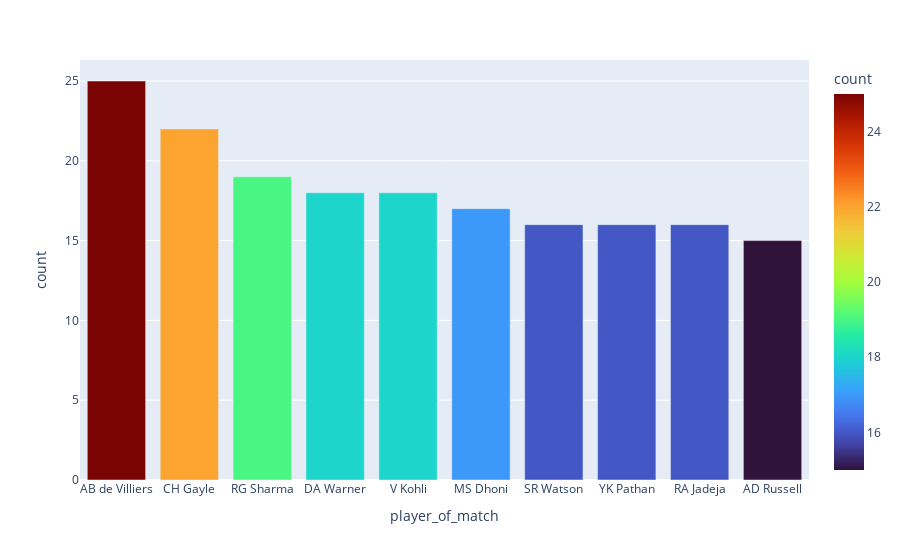

Notebook code for this chart:
### Markdown cell above
Player analyisis

### Code cell
player_of_match = data['player_of_match'].value_counts().head(10).reset_index()
player_of_match
player_of_match.columns = [ 'player_of_match', 'count']
fig1 = px.bar(player_of_match , x = 'player_of_match' , y = 'count' , color = 'count' , color_continuous_scale = 'turbo')
# fig1.update_layout(
#     width=1200,  # Adjust width
#     height=800,  # Adjust height
#     xaxis_tickangle=-45,  # Rotate labels

# )

fig1.show()

### Figure 1 — Plotly figure (JSON) as saved in the notebook; plotly's stock layout.template omitted (floating-point values rounded to 4 significant figures)
{"data": [{"alignmentgroup": "True", "hovertemplate": "player_of_match=%{x}<br>count=%{marker.color}<extra></extra>", "legendgroup": "", "marker": {"color": [25, 22, 19, 18, 18, 17, 16, 16, 16, 15], "coloraxis": "coloraxis", "pattern": {"shape": ""}}, "name": "", "offsetgroup": "", "orientation": "v", "showlegend": false, "textposition": "auto", "type": "bar", "x": ["AB de Villiers", "CH Gayle", "RG Sharma", "DA Warner", "V Kohli", "MS Dhoni", "SR Watson", "YK Pathan", "RA Jadeja", "AD Russell"], "xaxis": "x", "y": [25, 22, 19, 18, 18, 17, 16, 16, 16, 15], "yaxis": "y"}], "layout": {"autosize": true, "barmode": "relative", "coloraxis": {"colorbar": {"title": {"text": "count"}}, "colorscale": [[0, "#30123b"], [0.07143, "#4145ab"], [0.1429, "#4675ed"], [0.2143, "#39a2fc"], [0.2857, "#1bcfd4"], [0.3571, "#24eca6"], [0.4286, "#61fc6c"], [0.5, "#a4fc3b"], [0.5714, "#d1e834"], [0.6429, "#f3c63a"], [0.7143, "#fe9b2d"], [0.7857, "#f36315"], [0.8571, "#d93806"], [0.9286, "#b11901"], [1, "#7a0402"]]}, "legend": {"tracegroupgap": 0}, "margin": {"t": 60}, "xaxis": {"anchor": "y", "autorange": true, "domain": [0, 1], "range": [-0.5, 9.5], "title": {"text": "player_of_match"}, "type": "category"}, "yaxis": {"anchor": "x", "autorange": true, "domain": [0, 1], "range": [0, 26.32], "title": {"text": "count"}, "type": "linear"}}}
